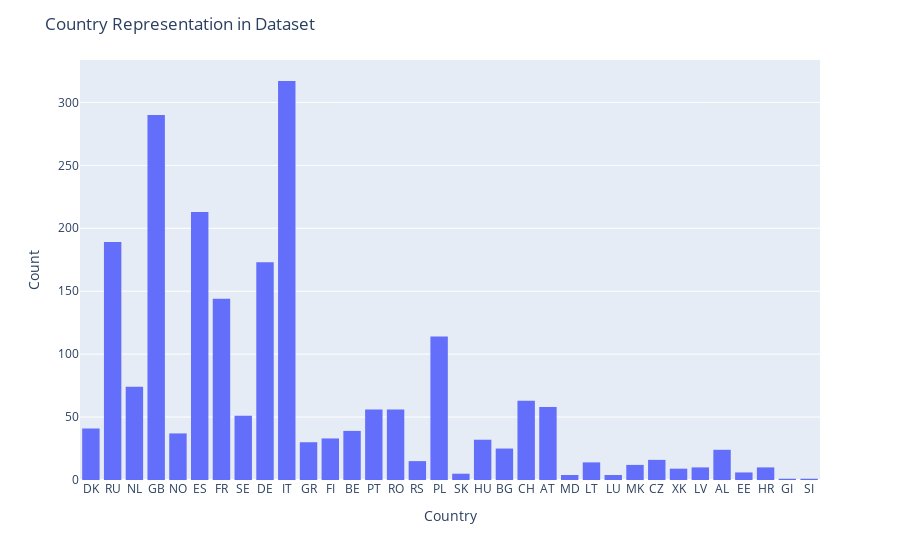

The code cell stored with this chart in its notebook:
### Markdown cell above
### Country Representation in Dataset

### Code cell
all_countries = pd.concat([merged_data['dep_iso_country'], merged_data['arr_iso_country']])

# Create a histogram of the countries
country_histogram = px.histogram(all_countries, x=all_countries)
country_histogram.update_layout(
    title='Country Representation in Dataset',
    xaxis_title='Country',
    yaxis_title='Count'
)


country_histogram.show()

### Figure 1 — Plotly figure (JSON) as saved in the notebook; plotly's stock layout.template omitted (floating-point values rounded to 4 significant figures; data arrays with more than 128 entries replaced by an {"elided": "..."} marker saying what was removed)
{"data": [{"alignmentgroup": "True", "bingroup": "x", "hovertemplate": "x=%{x}<br>count=%{y}<extra></extra>", "legendgroup": "", "marker": {"color": "#636efa", "pattern": {"shape": ""}}, "name": "", "offsetgroup": "", "orientation": "v", "showlegend": false, "type": "histogram", "x": {"elided": "2166 str values"}, "xaxis": "x", "yaxis": "y"}], "layout": {"barmode": "relative", "legend": {"tracegroupgap": 0}, "margin": {"t": 60}, "title": {"text": "Country Representation in Dataset"}, "xaxis": {"anchor": "y", "domain": [0, 1], "title": {"text": "Country"}}, "yaxis": {"anchor": "x", "domain": [0, 1], "title": {"text": "Count"}}}}
